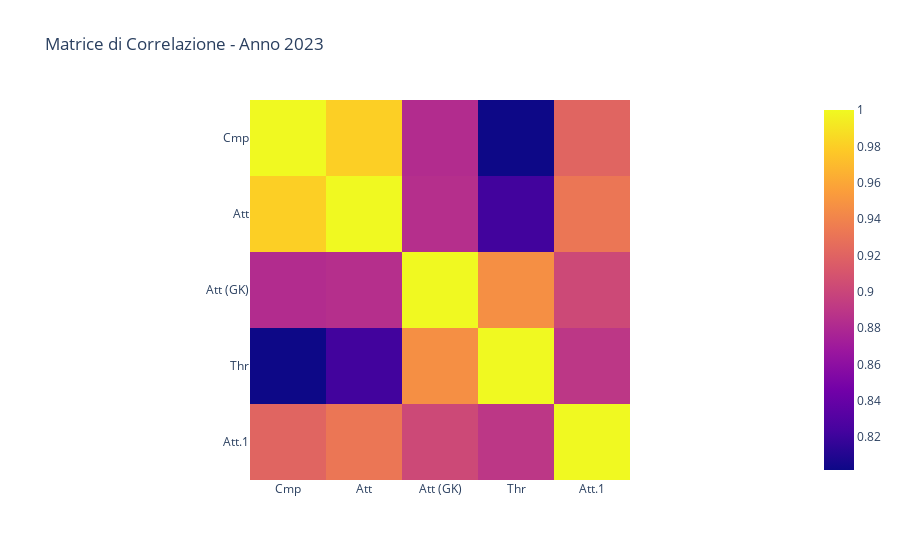
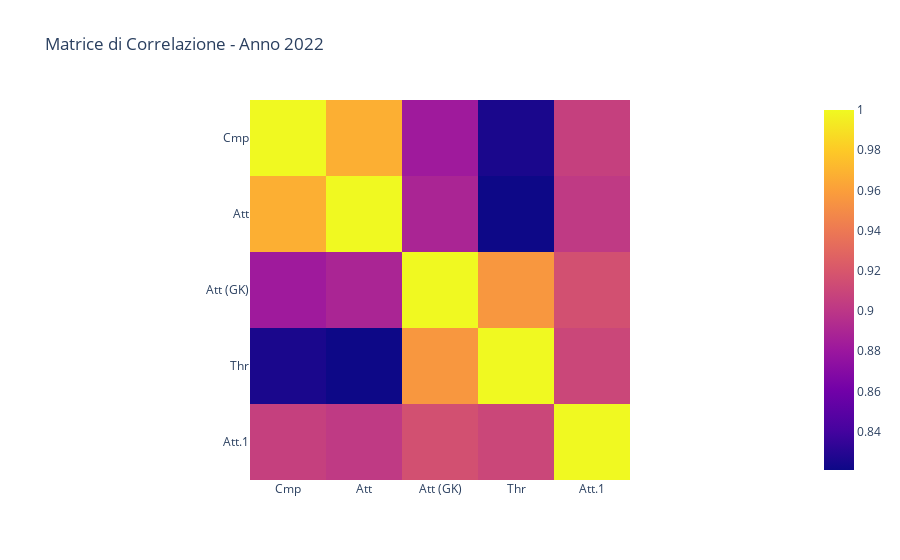
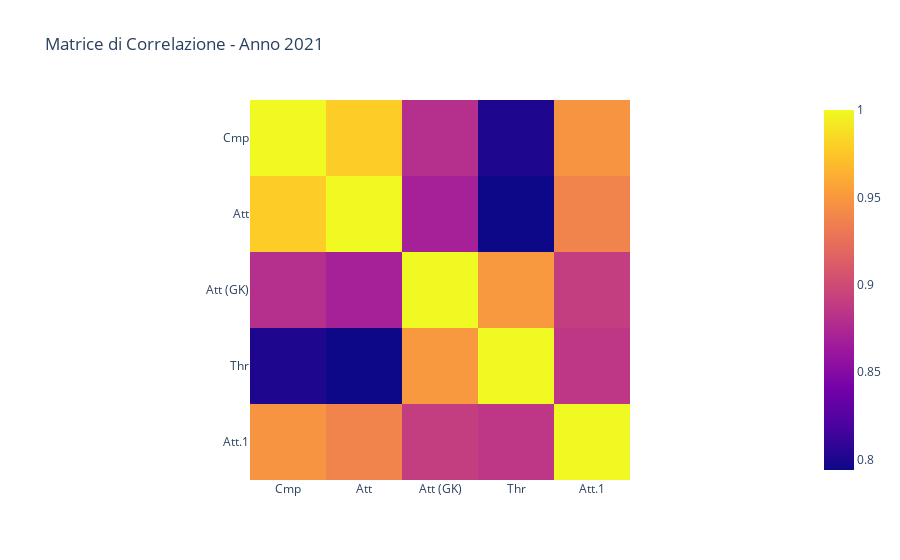
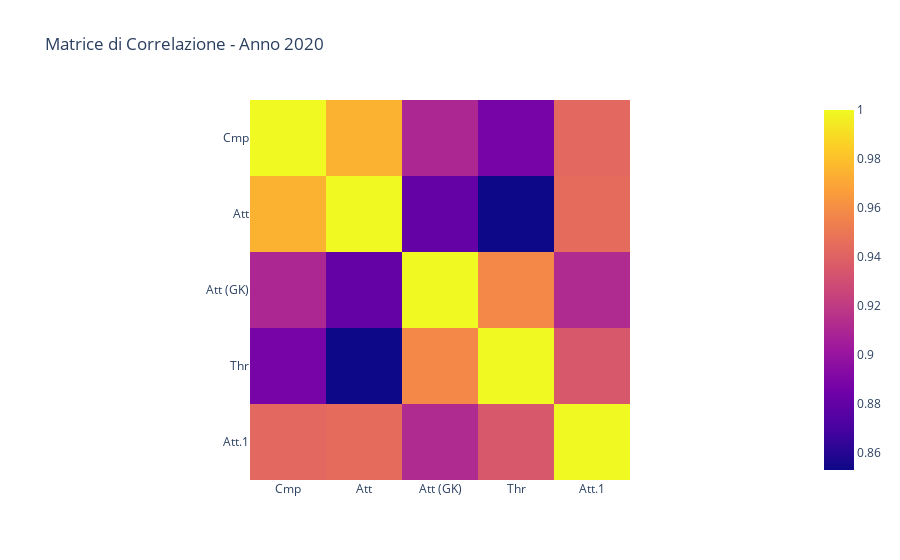

Source (notebook cell) for these figures, in order:
### Code cell
correlations = []
years = []
for file in files:
    
    data_frame = pd.read_excel(file)

    data_frame.drop(columns=colonne_da_eliminare, inplace=True) 

    corr_matrix = data_frame.corr() 

    year = year_mapping[file] 
    years.append(year)

    fig = px.imshow(corr_matrix, title=f"Matrice di Correlazione - Anno {year}")

    fig.show()

### Figure 1 — Plotly figure (JSON) as saved in the notebook; plotly's stock layout.template omitted (floating-point values rounded to 4 significant figures)
{"data": [{"coloraxis": "coloraxis", "hovertemplate": "x: %{x}<br>y: %{y}<br>color: %{z}<extra></extra>", "name": "0", "type": "heatmap", "x": ["Cmp", "Att", "Att (GK)", "Thr", "Att.1"], "xaxis": "x", "y": ["Cmp", "Att", "Att (GK)", "Thr", "Att.1"], "yaxis": "y", "z": [[1, 0.9804, 0.8826, 0.802, 0.9208], [0.9804, 1, 0.8847, 0.8226, 0.932], [0.8826, 0.8847, 1, 0.9469, 0.9025], [0.802, 0.8226, 0.9469, 1, 0.8897], [0.9208, 0.932, 0.9025, 0.8897, 1]]}], "layout": {"coloraxis": {"colorscale": [[0, "#0d0887"], [0.1111, "#46039f"], [0.2222, "#7201a8"], [0.3333, "#9c179e"], [0.4444, "#bd3786"], [0.5556, "#d8576b"], [0.6667, "#ed7953"], [0.7778, "#fb9f3a"], [0.8889, "#fdca26"], [1, "#f0f921"]]}, "title": {"text": "Matrice di Correlazione - Anno 2023"}, "xaxis": {"anchor": "y", "constrain": "domain", "domain": [0, 1], "scaleanchor": "y"}, "yaxis": {"anchor": "x", "autorange": "reversed", "constrain": "domain", "domain": [0, 1]}}}

### Figure 2 — Plotly figure (JSON) as saved in the notebook; plotly's stock layout.template omitted (floating-point values rounded to 4 significant figures)
{"data": [{"coloraxis": "coloraxis", "hovertemplate": "x: %{x}<br>y: %{y}<br>color: %{z}<extra></extra>", "name": "0", "type": "heatmap", "x": ["Cmp", "Att", "Att (GK)", "Thr", "Att.1"], "xaxis": "x", "y": ["Cmp", "Att", "Att (GK)", "Thr", "Att.1"], "yaxis": "y", "z": [[1, 0.9675, 0.8822, 0.8254, 0.9063], [0.9675, 1, 0.8893, 0.821, 0.9022], [0.8822, 0.8893, 1, 0.956, 0.9162], [0.8254, 0.821, 0.956, 1, 0.9103], [0.9063, 0.9022, 0.9162, 0.9103, 1]]}], "layout": {"coloraxis": {"colorscale": [[0, "#0d0887"], [0.1111, "#46039f"], [0.2222, "#7201a8"], [0.3333, "#9c179e"], [0.4444, "#bd3786"], [0.5556, "#d8576b"], [0.6667, "#ed7953"], [0.7778, "#fb9f3a"], [0.8889, "#fdca26"], [1, "#f0f921"]]}, "title": {"text": "Matrice di Correlazione - Anno 2022"}, "xaxis": {"anchor": "y", "constrain": "domain", "domain": [0, 1], "scaleanchor": "y"}, "yaxis": {"anchor": "x", "autorange": "reversed", "constrain": "domain", "domain": [0, 1]}}}

### Figure 3 — Plotly figure (JSON) as saved in the notebook; plotly's stock layout.template omitted (floating-point values rounded to 4 significant figures)
{"data": [{"coloraxis": "coloraxis", "hovertemplate": "x: %{x}<br>y: %{y}<br>color: %{z}<extra></extra>", "name": "0", "type": "heatmap", "x": ["Cmp", "Att", "Att (GK)", "Thr", "Att.1"], "xaxis": "x", "y": ["Cmp", "Att", "Att (GK)", "Thr", "Att.1"], "yaxis": "y", "z": [[1, 0.9779, 0.8799, 0.8007, 0.9477], [0.9779, 1, 0.8695, 0.7939, 0.9373], [0.8799, 0.8695, 1, 0.95, 0.8905], [0.8007, 0.7939, 0.95, 1, 0.8857], [0.9477, 0.9373, 0.8905, 0.8857, 1]]}], "layout": {"coloraxis": {"colorscale": [[0, "#0d0887"], [0.1111, "#46039f"], [0.2222, "#7201a8"], [0.3333, "#9c179e"], [0.4444, "#bd3786"], [0.5556, "#d8576b"], [0.6667, "#ed7953"], [0.7778, "#fb9f3a"], [0.8889, "#fdca26"], [1, "#f0f921"]]}, "title": {"text": "Matrice di Correlazione - Anno 2021"}, "xaxis": {"anchor": "y", "constrain": "domain", "domain": [0, 1], "scaleanchor": "y"}, "yaxis": {"anchor": "x", "autorange": "reversed", "constrain": "domain", "domain": [0, 1]}}}

### Figure 4 — Plotly figure (JSON) as saved in the notebook; plotly's stock layout.template omitted (floating-point values rounded to 4 significant figures)
{"data": [{"coloraxis": "coloraxis", "hovertemplate": "x: %{x}<br>y: %{y}<br>color: %{z}<extra></extra>", "name": "0", "type": "heatmap", "x": ["Cmp", "Att", "Att (GK)", "Thr", "Att.1"], "xaxis": "x", "y": ["Cmp", "Att", "Att (GK)", "Thr", "Att.1"], "yaxis": "y", "z": [[1, 0.9745, 0.9101, 0.8877, 0.9431], [0.9745, 1, 0.881, 0.8531, 0.9447], [0.9101, 0.881, 1, 0.9577, 0.9122], [0.8877, 0.8531, 0.9577, 1, 0.935], [0.9431, 0.9447, 0.9122, 0.935, 1]]}], "layout": {"coloraxis": {"colorscale": [[0, "#0d0887"], [0.1111, "#46039f"], [0.2222, "#7201a8"], [0.3333, "#9c179e"], [0.4444, "#bd3786"], [0.5556, "#d8576b"], [0.6667, "#ed7953"], [0.7778, "#fb9f3a"], [0.8889, "#fdca26"], [1, "#f0f921"]]}, "title": {"text": "Matrice di Correlazione - Anno 2020"}, "xaxis": {"anchor": "y", "constrain": "domain", "domain": [0, 1], "scaleanchor": "y"}, "yaxis": {"anchor": "x", "autorange": "reversed", "constrain": "domain", "domain": [0, 1]}}}
